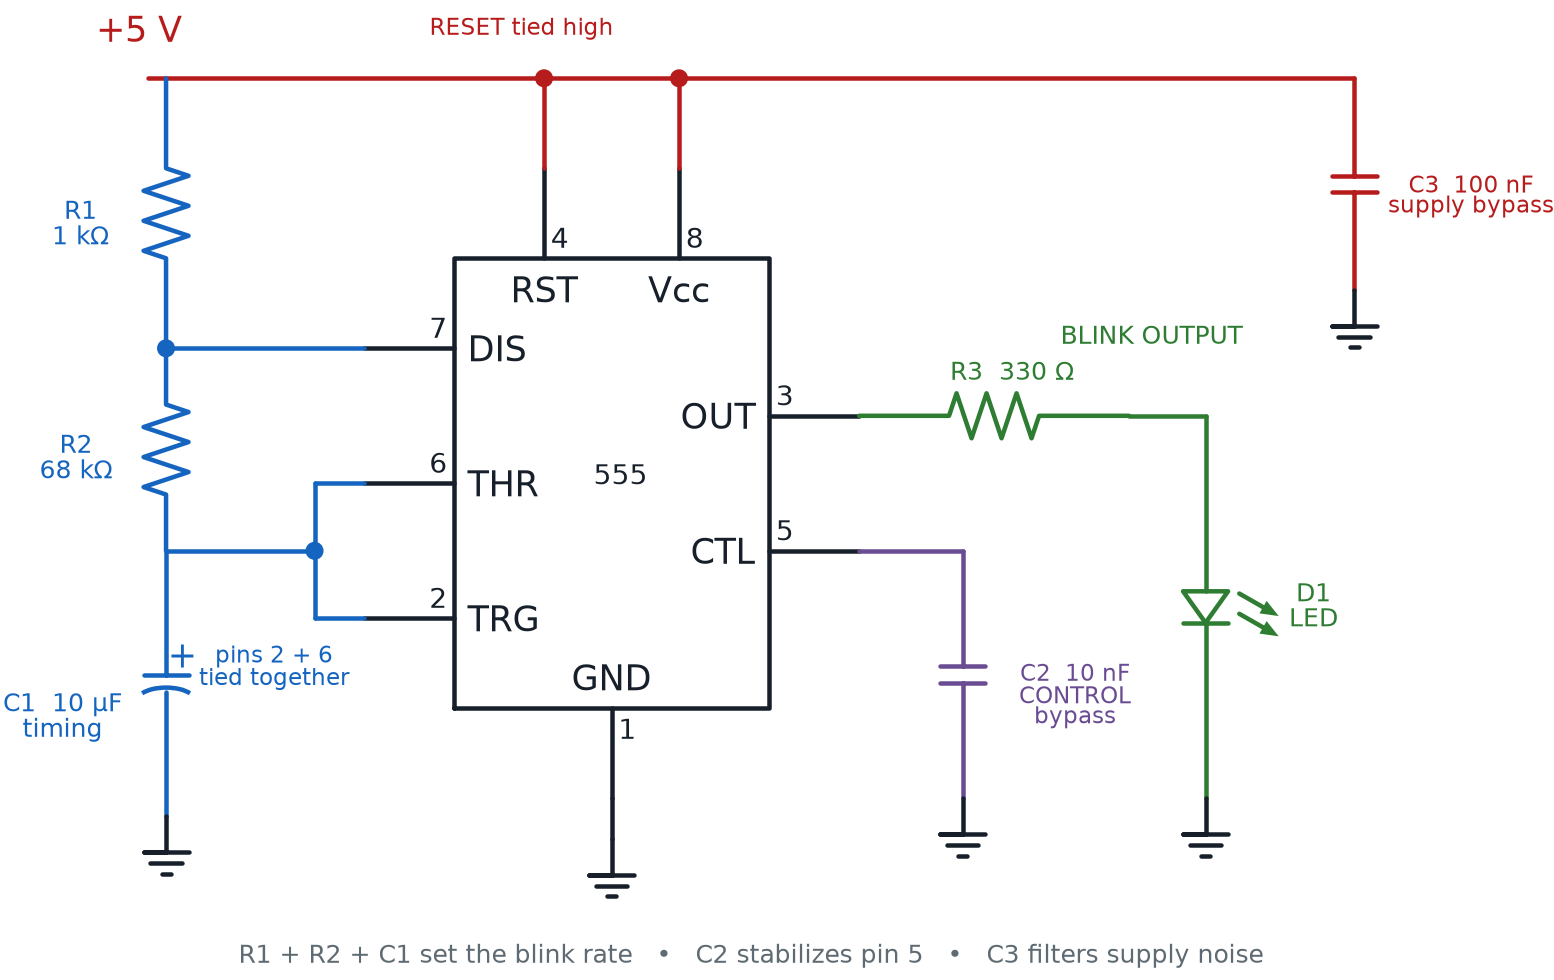

Here is the Python script that generated this plot:
#!/usr/bin/env python3
"""Render a complete 555 astable LED circuit.

Prompt:
    Create a clear instructional schematic for Chapter 14 showing a complete
    555 timer astable LED circuit before the frequency equation. Show every
    555 pin connection: pin 8 VCC and pin 4 RESET tied to +5 V; pin 1 GND to
    ground; R1 = 1 kΩ from +5 V to pin 7 DISCHARGE; R2 = 68 kΩ from pin 7 to
    the timing node; pins 2 TRIGGER and 6 THRESHOLD tied to that timing node;
    polarized C1 = 10 µF from the timing node to ground; pin 5 CONTROL bypassed to
    ground by C2 = 10 nF; C3 = 100 nF directly across +5 V and ground as the
    supply bypass; and pin 3 OUTPUT driving an LED through R3 = 330 Ω to
    ground. Use compact multiline labels that fit comfortably, keep roughly
    0.15 drawing units of visible clearance between symbols and labels, and
    space the functional branches so no label overlaps a symbol or wire.

Topology: +5V -> pin8,pin4,R1,C3; R1 -> pin7/R2; R2 -> pins2+6/C1;
pin5 -> C2 -> GND; pin3 -> R3 -> D1 LED -> GND; pin1,C1,C3 -> GND.
Assumptions: The LED is connected to light while pin 3 is high. The selected
timing values match the chapter's approximately 1.1 Hz slow-blink example.
"""

from __future__ import annotations

import argparse
from pathlib import Path

import matplotlib

matplotlib.use("Agg")

import schemdraw
import schemdraw.elements as elm

schemdraw.use("matplotlib")


INK = "#17202a"
POWER = "#b71c1c"
TIMING = "#1565c0"
OUTPUT = "#2e7d32"
SUPPORT = "#6a4c93"
GRAY = "#5f6b73"


def add_text(
    drawing: schemdraw.Drawing,
    text: str,
    xy: tuple[float, float],
    *,
    color: str = INK,
    fontsize: float = 11,
) -> None:
    """Add an annotation without changing the circuit cursor."""
    drawing.add(elm.Label(text, fontsize=fontsize).at(xy).color(color))


def add_wire(
    drawing: schemdraw.Drawing,
    start: tuple[float, float],
    end: tuple[float, float],
    *,
    color: str = INK,
) -> None:
    """Draw an explicit wire between two coordinates."""
    drawing.add(elm.Line().at(start).to(end).color(color))


def add_ground(drawing: schemdraw.Drawing, xy: tuple[float, float]) -> None:
    """Place a common-ground symbol at a branch return."""
    drawing.add(elm.Ground().at(xy).color(INK))


def build_drawing() -> schemdraw.Drawing:
    """Build and return the complete astable LED schematic."""
    drawing = schemdraw.Drawing(show=False)
    drawing.config(unit=3.0, fontsize=11, lw=1.8, color=INK)

    # Central 555 block exposes and numbers all eight device pins.
    timer = drawing.add(elm.Ic555().at((5.0, 2.0)).color(INK))

    # Positive supply rail, VCC, and active-high RESET.
    supply_y = 9.0
    add_wire(drawing, (1.6, supply_y), (15.0, supply_y), color=POWER)
    add_wire(drawing, timer.Vcc, (timer.Vcc[0], supply_y), color=POWER)
    add_wire(drawing, timer.RST, (timer.RST[0], supply_y), color=POWER)
    drawing.add(elm.Dot().at((timer.Vcc[0], supply_y)).color(POWER))
    drawing.add(elm.Dot().at((timer.RST[0], supply_y)).color(POWER))
    add_text(drawing, "+5 V", (1.6, 9.45), color=POWER, fontsize=14)
    add_text(drawing, "RESET tied high", (timer.RST[0] - 0.15, 9.45), color=POWER, fontsize=9)

    # Pin 1 ground connection.
    add_wire(drawing, timer.GND, (timer.GND[0], 0.55))
    add_ground(drawing, (timer.GND[0], 0.55))

    # Classic astable timing network on the left.
    timing_x = 1.8
    r1 = drawing.add(
        elm.Resistor().down().at((timing_x, supply_y)).to((timing_x, 6.0)).color(TIMING)
    )
    discharge_node = (timing_x, 6.0)
    add_wire(drawing, discharge_node, timer.DIS, color=TIMING)
    drawing.add(elm.Dot().at(discharge_node).color(TIMING))

    r2 = drawing.add(
        elm.Resistor().down().at(discharge_node).to((timing_x, 3.75)).color(TIMING)
    )
    timing_node = r2.end
    pin_tie_x = 3.45
    add_wire(drawing, timing_node, (pin_tie_x, timing_node[1]), color=TIMING)
    add_wire(drawing, (pin_tie_x, timer.TRG[1]), timer.TRG, color=TIMING)
    add_wire(drawing, (pin_tie_x, timer.THR[1]), timer.THR, color=TIMING)
    add_wire(
        drawing,
        (pin_tie_x, timer.TRG[1]),
        (pin_tie_x, timer.THR[1]),
        color=TIMING,
    )
    drawing.add(elm.Dot().at((pin_tie_x, timing_node[1])).color(TIMING))

    timing_cap = drawing.add(
        elm.Capacitor2(polar=True)
        .down()
        .at(timing_node)
        .to((timing_x, 0.8))
        .color(TIMING)
    )
    add_ground(drawing, timing_cap.end)

    add_text(drawing, "R1\n1 kΩ", (0.75, 7.5), color=TIMING, fontsize=10)
    add_text(drawing, "R2\n68 kΩ", (0.70, 4.9), color=TIMING, fontsize=10)
    add_text(drawing, "C1  10 µF\ntiming", (0.55, 2.0), color=TIMING, fontsize=10)
    add_text(
        drawing,
        "pins 2 + 6\ntied together",
        (2.90, 2.55),
        color=TIMING,
        fontsize=9,
    )

    # Pin 5 control-voltage bypass branch.
    control_x = 10.65
    add_wire(drawing, timer.CTL, (control_x, timer.CTL[1]), color=SUPPORT)
    control_cap = drawing.add(
        elm.Capacitor().down().at((control_x, timer.CTL[1])).to((control_x, 1.0)).color(SUPPORT)
    )
    add_ground(drawing, control_cap.end)
    add_text(
        drawing,
        "C2  10 nF\nCONTROL\nbypass",
        (11.80, 2.25),
        color=SUPPORT,
        fontsize=9,
    )

    # Pin 3 output drives a visible LED through its current-limiting resistor.
    output_y = timer.OUT[1]
    output_resistor = drawing.add(
        elm.Resistor().right().at(timer.OUT).to((12.5, output_y)).color(OUTPUT)
    )
    led_x = 13.35
    add_wire(drawing, output_resistor.end, (led_x, output_y), color=OUTPUT)
    led = drawing.add(
        elm.LED().down().at((led_x, output_y)).to((led_x, 1.0)).color(OUTPUT)
    )
    add_ground(drawing, led.end)
    add_text(drawing, "R3  330 Ω", (11.1, 5.85), color=OUTPUT, fontsize=10)
    add_text(drawing, "D1\nLED", (14.45, 3.25), color=OUTPUT, fontsize=10)
    add_text(drawing, "BLINK OUTPUT", (12.65, 6.25), color=OUTPUT, fontsize=10)

    # Supply bypass capacitor connects directly between the power rails.
    bypass_x = 15.0
    supply_bypass = drawing.add(
        elm.Capacitor().down().at((bypass_x, supply_y)).to((bypass_x, 6.65)).color(POWER)
    )
    add_ground(drawing, supply_bypass.end)
    add_text(
        drawing,
        "C3  100 nF\nsupply bypass",
        (16.2, 7.8),
        color=POWER,
        fontsize=9,
    )

    # Compact functional guide beneath the circuit.
    add_text(
        drawing,
        "R1 + R2 + C1 set the blink rate   •   C2 stabilizes pin 5   •   C3 filters supply noise",
        (8.2, -0.65),
        color=GRAY,
        fontsize=10,
    )
    return drawing


def main() -> None:
    parser = argparse.ArgumentParser(description=__doc__)
    parser.add_argument("output", type=Path, help="Output .svg or .png path")
    args = parser.parse_args()
    if args.output.suffix.lower() not in {".svg", ".png"}:
        parser.error("output must end in .svg or .png")
    args.output.parent.mkdir(parents=True, exist_ok=True)

    drawing = build_drawing()
    drawing.save(
        args.output,
        transparent=args.output.suffix.lower() == ".svg",
        dpi=180,
    )


if __name__ == "__main__":
    main()
